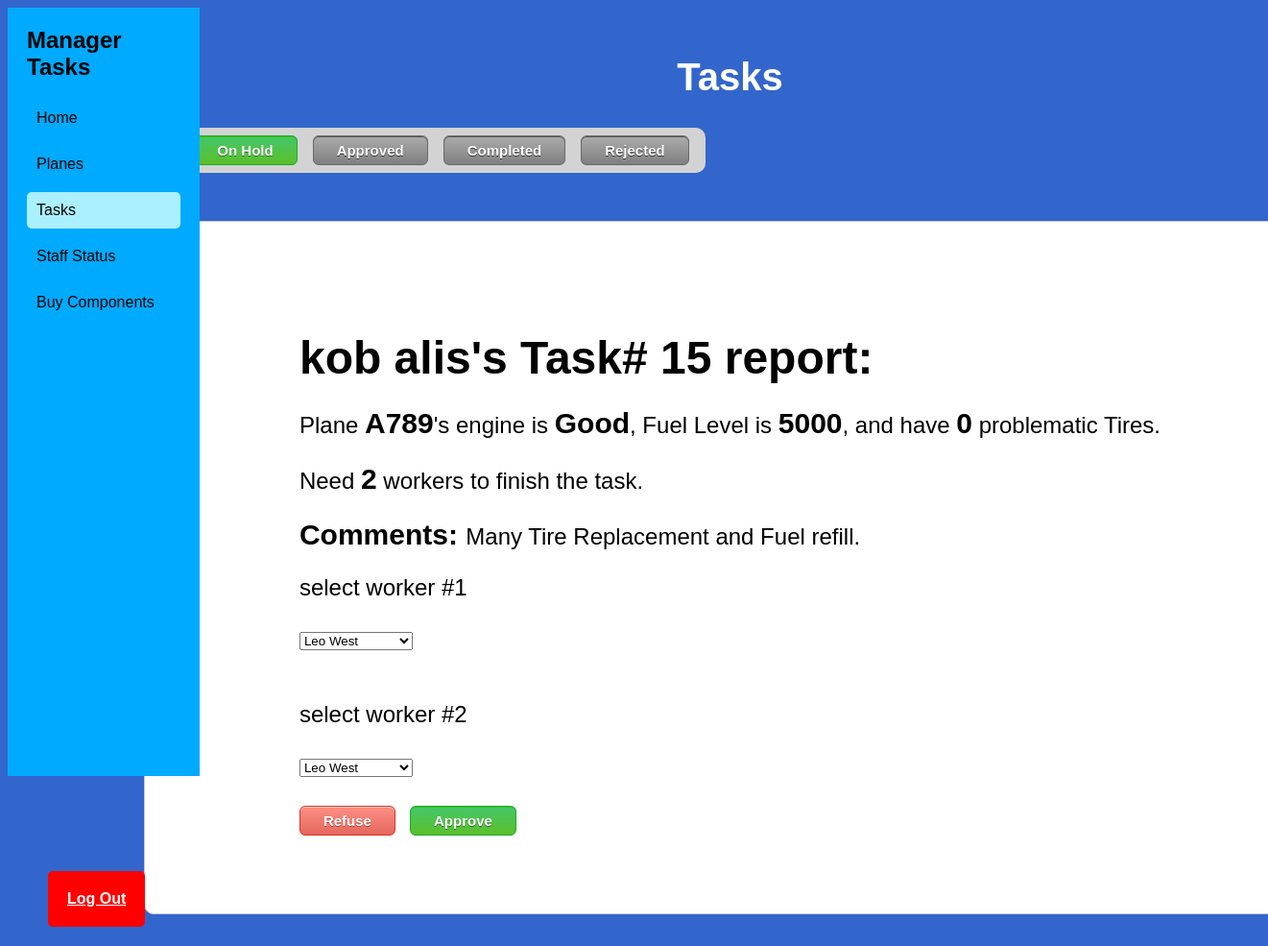
Page /managers/tasks.php on the committed database.
### tables this page shows
CREATE TABLE `users` (
  `userID` int(11) NOT NULL,
  `password` varchar(255) NOT NULL,
  `firstname` varchar(255) NOT NULL,
  `lastname` varchar(255) NOT NULL,
  `role` enum('admin','manager','staff') NOT NULL,
  `status` enum('available','busy') DEFAULT 'available',
  `completion` int(11) DEFAULT 0
);

CREATE TABLE `task` (
  `TaskID` int(11) NOT NULL,
  `TargetPlane` varchar(255) DEFAULT NULL,
  `Fuel` int(11) DEFAULT NULL,
  `tire1` enum('Good','Medicore','Bad') DEFAULT NULL,
  `tire2` enum('Good','Medicore','Bad') DEFAULT NULL,
  `tire3` enum('Good','Medicore','Bad') DEFAULT NULL,
  `tire4` enum('Good','Medicore','Bad') DEFAULT NULL,
  `tire5` enum('Good','Medicore','Bad') DEFAULT NULL,
  `tire6` enum('Good','Medicore','Bad') DEFAULT NULL,
  `motor` enum('Good','Medicore','Bad') DEFAULT NULL,
  `taskStatus` enum('on hold','approved','Completed','rejected') DEFAULT NULL,
  `comments` varchar(255) NOT NULL,
  `reporter` varchar(255) NOT NULL,
  `neededWorkers` int(11) NOT NULL DEFAULT 0
);

### database.php (called while the page is built, shortened)
<?php
$db_server = "localhost";
$db_user = "root";
$db_pass = "";
$db_name = "Silvee";
$conn = mysqli_connect($db_server, $db_user, $db_pass,  $db_name);
function getShowTaskBasedOnStatus(){
    return $_SESSION['ShowTaskBasedOnStatus'];
}
$employees = mysqli_query($conn, "SELECT * FROM users");
$tasks = mysqli_query($conn, "SELECT * FROM task");
?>

### managers/tasks.php (the view, shortened to what this page needs)
<!DOCTYPE html>
<html lang="en">
<head>
    <link rel="stylesheet" href="../style.css">
</head>
<body>
    <div class="sidebar">
        <h1>Manager Tasks</h1>
        <a href="manager.php" >Home</a>
        <a href="searchPlanes.php">Planes</a>
        <a href="#" class="home">Tasks</a>
        <a href="staffStatus.php">Staff Status</a>
        <a href="buy.php">Buy Components</a>
    </div>
    <div class="main-content">
        <div class="infoBar">
            <p>
                <strong>Tasks </strong>
            </p>
        </div>
        <div class="container">
        <div class="menu">
        <?php
        include("../database.php");
            if(getShowTaskBasedOnStatus() === "on hold") {
                echo "<button class='approveButton' value='1'>On Hold</button>";
                echo "<button class='unselectedButton' value='2'>Approved</button>";
                echo "<button class='unselectedButton' value='3'>Completed</button>";
                echo "<button class='unselectedButton' value='4'>Rejected</button>";
            } else if(getShowTaskBasedOnStatus() === "approved") {
                echo "<button class='unselectedButton' value='1'>On Hold</button>";
                echo "<button class='approveButton' value='2'>Approved</button>";
                echo "<button class='unselectedButton' value='3'>Completed</button>";
                echo "<button class='unselectedButton' value='4'>Rejected</button>";
            } else if(getShowTaskBasedOnStatus() === "completed") {
                echo "<button class='unselectedButton' value='1'>On Hold</button>";
                echo "<button class='unselectedButton' value='2'>Approved</button>";
                echo "<button class='approveButton' value='3'>Completed</button>";
                echo "<button class='unselectedButton' value='4'>Rejected</button>";
            } else if(getShowTaskBasedOnStatus() === "rejected") {
                echo "<button class='unselectedButton' value='1'>On Hold</button>";
                echo "<button class='unselectedButton' value='2'>Approved</button>";
                echo "<button class='unselectedButton' value='3'>Completed</button>";
                echo "<button class='approveButton' value='4'>Rejected</button>";
            }else{
                echo "<button class='unselectedButton' value='1'>On Hold</button>";
                echo "<button class='unselectedButton' value='2'>Approved</button>";
                echo "<button class='approveButton' value='3'>Completed</button>";
                echo "<button class='unselectedButton' value='4'>Rejected</button>";
            }
        ?>
        </div>
            <?php
            while ($row = mysqli_fetch_assoc($tasks)){
                if($row['taskStatus'] === getShowTaskBasedOnStatus()){
                    $height = 350;
                    if ($row['neededWorkers'] == 2) {
                        $height = 700;
                    } elseif ($row['neededWorkers'] == 4) {
                        $height = 900;
                    } elseif ($row['neededWorkers'] == 8) {
                        $height = 1400;
                    }
                    echo '<div class="card" style="height: ' . $height . 'px;">';
                echo '<div>';
                $fullname = mysqli_query($conn, "SELECT firstname, lastname FROM users WHERE userID = " .$row['reporter'] );
                while ($row2 = mysqli_fetch_assoc($fullname)){
                    echo "<h1> ". $row2["firstname"] . " " . $row2["lastname"] . "'s Task# " . $row['TaskID']. " report: </h1>";
                }
                $numOfBadTires = 0;
                echo "<p> Plane <strong>" . $row['TargetPlane'].
                "</strong>'s engine is <strong>". $row['motor'] ."</strong>,
                Fuel Level is <strong>". $row['Fuel'] ."</strong>,
                and have <strong>". $numOfBadTires ."</strong> problematic Tires. </p>";
                echo "<p>Need <strong> " . $row['neededWorkers'] ."</strong> workers to finish the task. </p>";
                echo "<p><strong>Comments: </strong> " . $row['comments'] ."</p>";
                if($row['taskStatus'] === "on hold"){
                    for($i = 1; $i <= $row['neededWorkers'] ; $i++){
                        echo "<p> select worker #". $i . "</p>";
                        echo "<select class='worker-select-".$row['TaskID']."'>";
                        mysqli_data_seek($employees, 0);
                        while ($row3 = mysqli_fetch_assoc($employees)){
                            if(($row3["role"] === 'staff') && $row3["status"] === 'available'){
                                echo "<option value='" . $row3["userID"] . "'>" . $row3["firstname"] . " " . $row3["lastname"] . "</option>";
                            }
                        }
                        echo "</select> <br><br>";
                    }
                echo "<button class='refuseButton refuseOrder'   value='". $row['TaskID'] ."'>Refuse</button>";
                echo "<button class='approveButton approveOrder' numOfWorkers='".$row['neededWorkers']."' value='". $row['TaskID'] ."'>Approve</button>";
                }
                    echo '</div>';
                    echo '</div>';
                }
                }
            ?>
        </div>
    </div>
    <a href="../index.php" class="logout">Log Out</a>
</body>
</html>

### style.css (style rules this page uses)
.logout { background-color: red; color: white; font-weight: 700; position: fixed; bottom: 0; left: 0; padding: 20px; margin: 20px; margin-left: 50px; border-radius: 5px; }
body { font-family: Arial, sans-serif; background-color: #3366cc; }
.sidebar { width: 200px; background-color: #00aaff; height: 100vh; padding: 20px; box-sizing: border-box; position: fixed; }
.sidebar h1 { color: black; font-size: 24px; margin: 0 0 20px 0; }
.sidebar a { display: block; color: black; text-decoration: none; margin: 10px 0; padding: 10px; border-radius: 5px; }
.sidebar a.home { background-color: #aaf0ff; }
.main-content { margin: 0; margin-left: 200px; justify-content: center; align-items: start; }
.infoBar { display: flex; justify-content: center; margin: 0 auto; padding-top: 20px; }
.infoBar p { color: white; font-size: 30px; }
.infoBar strong { font-size: 40px; font-weight: 900; }
.container { display: grid; justify-content: center; align-items: center; gap: 25px; }
.card, .pieChart { width: 1200px; height: 200px; border: 1px solid #ccc; border-radius: 10px; margin: 25px; background-color: white; display: flex; justify-content: center; align-items: center; font-family: sans-serif; font-size: 1.5em; padding: 10px; }
.card div { flex-grow: 1; }
.card h1 { margin-bottom: 5px; }
.card strong { font-size: 30px; font-weight: 900; }
Button { border-radius:6px; display:inline-block; cursor:pointer; color:#ffffff; font-family:Arial; font-size:15px; font-weight:bold; padding:6px 24px; text-decoration:none; }
.refuseButton { box-shadow:inset 0px 1px 0px 0px #f7c5c0; background:linear-gradient(to bottom, #fc8d83 5%, #e4685d 100%); background-color:#fc8d83; border:1px solid #d83526; text-shadow:0px 1px 0px #b23e35; }
.approveButton { box-shadow:inset 0px 1px 0px 0px #3dc21b; background:linear-gradient(to bottom, #44c767 5%, #5cbf2a 100%); background-color:#44c767; border:1px solid #18ab29; text-shadow:0px 1px 0px #2f6627; margin-left: 15px; }
.unselectedButton { box-shadow:inset 0px 1px 0px 0px #5a5a5a; background:linear-gradient(to bottom, #a9a9a9 5%, #808080 100%); background-color:#a9a9a9; border:1px solid #696969; text-shadow:0px 1px 0px #2f2f2f; margin-left: 15px; color: white; }

### managers/tasks.php (style rules this page uses)
.card { height: 1400px; }
.card div { flex-grow: 0; }
.menu { display:flex; background-color: #d3d3d3; justify-content: center; width:550px; margin-left:60px; border-radius: 10px; }
.menu button { margin:8px; }

### rows in the picture
task: TaskID "15", TargetPlane "A789", motor "Good", Fuel "5000", taskStatus "0", neededWorkers "2", comments "Many Tire Replacement and Fuel refill."
users: firstname "kob", lastname "alis"

### other values in the picture
form field value "Leo West"
